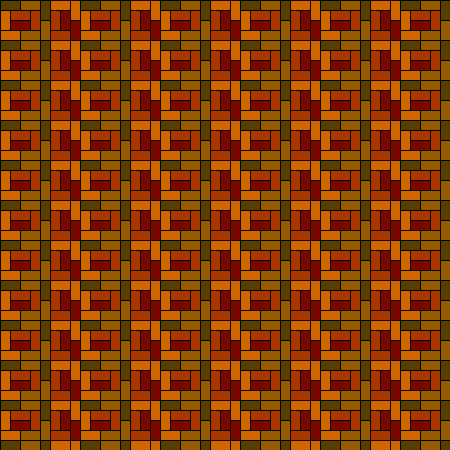
Frame 1 (no input)
Frame 60 (the mouse pressed at the canvas centre just before this capture): identical to frame 1, image omitted
Frame 120 (the mouse held since frame 60 and released just before this capture): identical to frame 1, image omitted

The Processing sketch that drew this single still picture (run headless with seeded random() and noise(); from frame 60 on, the mouse is pressed at the canvas centre):

// Processing sketch: processing_28737
// ── processing_28737.pde

//define global variables
int xPos = 0; //define x-position as a variable
int yPos = 0; //define y-position as a variable

//setup
void setup() {
  size(450, 450); //set the window size
  background(255, 255, 255); //set background color
  smooth(); //anti-alias all vector images
}

//draw
void drawTile(int xPos, int yPos, int w, int h) { //call the drawTile function and set parameters
  stroke(0, 0, 0); //set stroke color
  fill(87, 63, 0); //set fill color for first box
  rect(xPos, yPos, w, h); //set position and size of first box
  fill(150, 90, 0); //set fill color for second box
  rect(xPos+w, yPos, w, h); //set position and size of second box
  fill(209, 101, 0); //set fill color for third box
  rect(xPos, yPos+h, h, w); //set position and size of third box
  fill(171, 55, 0); //set fill color for forth box
  rect(xPos+h, yPos+h, w, h); //set position and size of fourth box
  fill(122, 7, 0); //set fill color for fith box
  rect(xPos+h, yPos+w, w, h); //set position and size of fifth box
  fill(171, 55, 0); //set fill color of sixth box
  rect(xPos+w+h, yPos+h, h, w); //set position and size of sixth box
  fill(209, 101, 0); //set fill color of the seventh box
  rect(xPos, yPos+w+h, w, h); //set position and size of the seventh box
  fill(150, 90, 0); //set fill color of eigth box
  rect(xPos+w, yPos+w+h, w, h); //set position and size of the eigth box
  fill(87, 63, 0); //set fill color of ninth box
  rect(xPos+2*w, yPos, h, w); //set position and size of ninth box
  fill(150, 90, 0); //set fill color of tenth box
  rect(xPos+2*w, yPos+w, h, w); //set position and size of tenth box
  fill(209, 101, 0); //set fill color of eleventh box
  rect(xPos+2*w+h, yPos, w, h); //set position and size of eleventh box
  fill(171, 55, 0); //set fill color of twelth box
  rect(xPos+2*w+h, yPos+h, h, w); //set position and size of twelth box
  fill(122, 7, 0); //set fill color of thirteenth box
  rect(xPos+3*w, yPos+h, h, w); //set position and size of thriteenth box
  fill(171, 55, 0); //set fill color of fourteenth box
  rect(xPos+2*w+h, yPos+w+h, w, h); //set position and size of fourteenth box
  fill(209, 101, 0); //set fill color of fifteenth box
  rect(xPos+3*w+h, yPos, h, w); //set position and size of fifteenth box
  fill(122, 7, 0); //set fill color of sixteenth box
  rect(xPos+3*w+h, yPos+w, h, w); //set position and size of sixteenth box
}

//draw
void draw() {
  int w = 20; //define intial value of the variable w
  int h = w/2; //define inital value of the variable h
  for (int cols = 0; cols < 12; cols++) { //first loop using a cols variable, first set the position to default of 0, next ask if cols is less than 12, if the previous is true add in increments
    for (int rows = 0; rows < 12; rows++) { //second loop using a rows variable, first set the position of default to 0, next ask if rows is less than 12, if the previous i true add in increments
      drawTile(80 * cols, 40 * rows, w, h); //draw the drawTile function using 80 times the cols variable for the x-position, 40 times the rows variable for the y-position, w for the width, and h for the height
    }
  }
}
